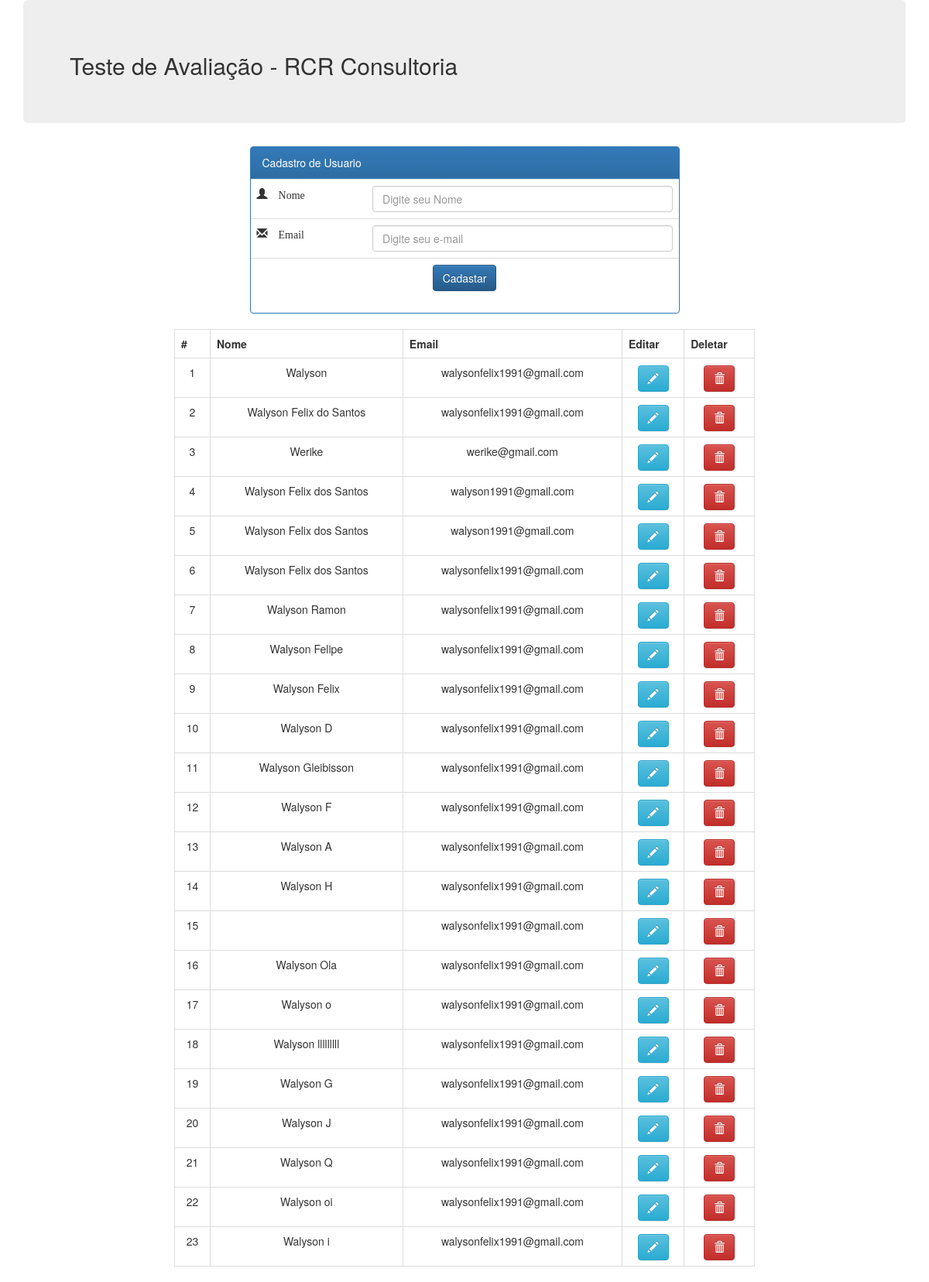
The page / on the database its author committed.
### tables this page shows
CREATE TABLE `users` (
  `id` int(11) NOT NULL,
  `nome` varchar(100) NOT NULL,
  `email` varchar(100) NOT NULL
);

### action.php (called while the page is built, shortened)
<?php
include "db.php";
class DataOperacao extends Database
{
	public function fetch_record($table){
		$sql = "SELECT * FROM ".$table;
    	$array = array();
		$query = mysqli_query($this->con, $sql);
		while($row  = mysqli_fetch_assoc($query)){
			$array[] = $row;
		}
		return $array;
	}
}
$obj = new DataOperacao;
?>

### db.php (called while the page is built, shortened)
<?php
class Database {
	public function __construct()
	{
		$this->con = mysqli_connect("localhost", "root", "", "rcr_projeto");
	}
}
?>

### index.php (the view, shortened to what this page needs)
<?php
include ("action.php");
?>
<!DOCTYPE html>
<html>
<head>
<link rel="stylesheet" href="//maxcdn.bootstrapcdn.com/bootstrap/3.3.7/css/bootstrap.min.css">
<link rel="stylesheet" href="//maxcdn.bootstrapcdn.com/bootstrap/3.3.7/css/bootstrap-theme.min.css">
</head>
<body>
	<div class="container">
		<div class="jumbotron">
			<h2>Teste de Avaliação - RCR Consultoria</h2>
		</div>
	</div>
	<div class="container">
		<div class="row">
			<div class="col-md-3"></div>
			<div class="col-md-6">
				<div class="panel panel-primary">
					<div class="panel-heading">Cadastro de Usuario</div>
					<div class="painel-body">
						<?php
						if(isset($_GET["update"])){
							$id = $_GET["id"] ?? null;
							$where = array("id"=>$id,);
							$row = $obj->select_record("users",$where);
						?>
						<form action="action.php" method="POST">
							<table class="table">
								<tr>
									<td><input class="form-control" type="hidden" value="<?php echo $id;?>" name="id"></td>
								</tr>
								<tr>
									<td><i class="glyphicon glyphicon-user"> Nome</i></td>
									<td><input class="form-control" type="text" value="<?php echo $row["nome"];?>" name="nome" placeholder="Digite seu Nome"></td>
								</tr>
								<tr>
									<td><i class="glyphicon glyphicon-envelope"> Email</i></td>
									<td><input class="form-control" type="email" value="<?php echo $row["email"];?>" name="email"
										placeholder="Digite seu e-mail"></td>
								</tr>
								<tr>
									<td colspan="2" align="center">
										<input class="btn btn-primary" type="submit" name="submit" value="Update">
									</td>
								</tr>
							</table>
						</form>
						<?php
						}else{
						?>
							<form action="action.php" method="POST">
							<table class="table">
								<tr>
									<td><i class="glyphicon glyphicon-user"> Nome</i></td>
									<td><input class="form-control" type="text" name="nome" placeholder="Digite seu Nome"></td>
								</tr>
								<tr>
									<td><i class="glyphicon glyphicon-envelope"> Email</i></td>
									<td><input class="form-control" type="email" name="email"
										placeholder="Digite seu e-mail"></td>
								</tr>
								<tr>
									<td colspan="2" align="center">
										<input class="btn btn-primary" type="submit" name="submit" value="Cadastar">
									</td>
								</tr>
							</table>
						</form>
						<?php
						}
						?>
					</div>
				</div>
			</div>
			<div class="col-md-3">
			</div>
		</div>
	</div>
	<div class="container">
		<div class="row">
			<div class="col-md-2"> </div>
			<div class="col-md-8">
				<table class="table table-bordered">
					<tr align="center">
						<th>#</th>
						<th>Nome</th>
						<th>Email</th>
						<th>Editar</th>
						<th>Deletar</th>
					</tr>
					<?php
					$myrow = $obj->fetch_record("users");
					foreach ($myrow as $row){
						?>
					<tr align="center">
						<td><?php echo $row['id'];?></td>
						<td><?php echo $row['nome'];?></td>
						<td><?php echo $row['email'];?></td>
						<td><a href="index.php?update=1&id=<?php echo $row["id"]; ?>" class="btn btn-info glyphicon glyphicon-pencil"></a></td>
						<td><a href="action.php?delete=1&id=<?php echo $row["id"]; ?>" class="btn btn-danger glyphicon glyphicon-trash"></a></td>
					</tr>
					<?php
					}
					?>
				</table>
			</div>
			<div class="col-md-2"> </div>
		</div>
	</div>
</body>
</html>

### rows shown on the page
users: id "1", nome "Walyson", email "walysonfelix1991@gmail.com"
users: id "2", nome "Walyson Felix do Santos", email "walysonfelix1991@gmail.com"
users: id "3", nome "Werike", email "werike@gmail.com"
users: id "4", nome "Walyson Felix dos Santos", email "walyson1991@gmail.com"
users: id "5", nome "Walyson Felix dos Santos", email "walyson1991@gmail.com"
users: id "6", nome "Walyson Felix dos Santos", email "walysonfelix1991@gmail.com"
users: id "7", nome "Walyson Ramon", email "walysonfelix1991@gmail.com"
users: id "8", nome "Walyson Felipe", email "walysonfelix1991@gmail.com"
users: id "9", nome "Walyson Felix", email "walysonfelix1991@gmail.com"
users: id "10", nome "Walyson D", email "walysonfelix1991@gmail.com"
users: id "11", nome "Walyson Gleibisson", email "walysonfelix1991@gmail.com"
users: id "12", nome "Walyson F", email "walysonfelix1991@gmail.com"
users: id "13", nome "Walyson A", email "walysonfelix1991@gmail.com"
users: id "14", nome "Walyson H", email "walysonfelix1991@gmail.com"
users: id "15", email "walysonfelix1991@gmail.com"
users: id "16", nome "Walyson Ola", email "walysonfelix1991@gmail.com"
users: id "17", nome "Walyson o", email "walysonfelix1991@gmail.com"
users: id "18", nome "Walyson lllllllll", email "walysonfelix1991@gmail.com"
users: id "19", nome "Walyson G", email "walysonfelix1991@gmail.com"
users: id "20", nome "Walyson J", email "walysonfelix1991@gmail.com"
users: id "21", nome "Walyson Q", email "walysonfelix1991@gmail.com"
users: id "22", nome "Walyson oi", email "walysonfelix1991@gmail.com"
users: id "23", nome "Walyson i", email "walysonfelix1991@gmail.com"
